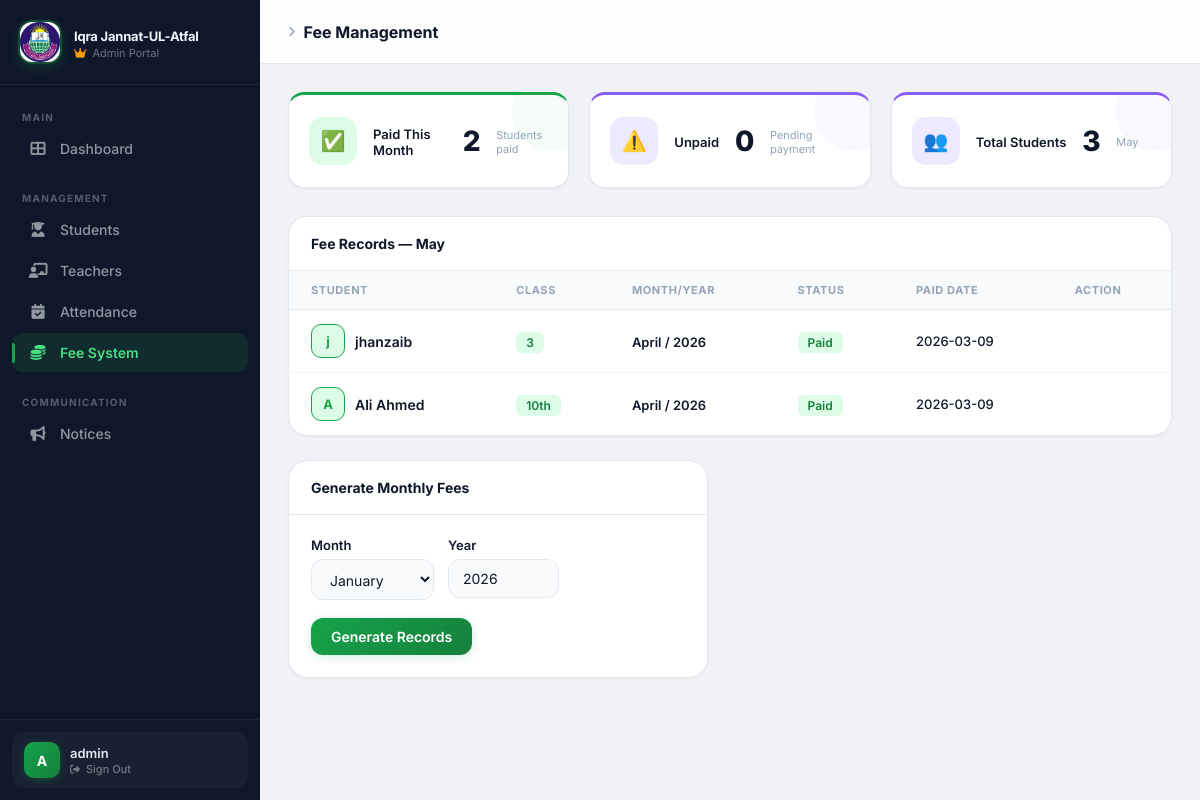
/admin/fees (signed in), run on the app's committed database.
### tables this page shows
CREATE TABLE fees (
    id INTEGER PRIMARY KEY AUTOINCREMENT,
    student_id INTEGER NOT NULL,
    month TEXT NOT NULL,
    year INTEGER NOT NULL,
    amount INTEGER NOT NULL,
    status TEXT DEFAULT 'unpaid',
    paid_date TEXT,
    UNIQUE(student_id, month, year),
    FOREIGN KEY (student_id) REFERENCES students(id)
);

CREATE TABLE students (
    id INTEGER PRIMARY KEY AUTOINCREMENT,
    name TEXT NOT NULL,
    roll_no TEXT NOT NULL UNIQUE,
    class_name TEXT NOT NULL
);

### app.py (the view)
@app.route("/admin/fees")
def admin_fees():
    if session.get("role") != "admin":
        return redirect("/")
    db = get_db()
    cursor = db.cursor()
    cursor.execute("SELECT id, name, roll_no, class_name FROM students")
    students = cursor.fetchall()
    from datetime import datetime
    now = datetime.now()
    current_month = now.strftime("%B")
    current_year = now.year
    cursor.execute("""
        SELECT f.id, s.name, s.class_name, f.month, f.year, f.status, f.paid_date
        FROM fees f
        JOIN students s ON s.id = f.student_id
        ORDER BY f.year DESC,
            CASE f.month
                WHEN 'January' THEN 1 WHEN 'February' THEN 2 WHEN 'March' THEN 3
                WHEN 'April' THEN 4 WHEN 'May' THEN 5 WHEN 'June' THEN 6
                WHEN 'July' THEN 7 WHEN 'August' THEN 8 WHEN 'September' THEN 9
                WHEN 'October' THEN 10 WHEN 'November' THEN 11 WHEN 'December' THEN 12
            END DESC
    """)
    fees = cursor.fetchall()
    paid_count = sum(1 for f in fees if f[5] == 'paid')
    unpaid_count = sum(1 for f in fees if f[5] != 'paid')
    total_students = len(students)
    db.close()
    return render_template(
        "admin/fees.html",
        fees=fees,
        paid_count=paid_count,
        unpaid_count=unpaid_count,
        total_students=len(students),
        current_month=current_month
    )

### app.py (called while the page is built)
def get_db():
    conn = sqlite3.connect(DB_PATH)
    conn.row_factory = sqlite3.Row
    return conn

### templates/admin/fees.html (shortened to what this page needs)
{% extends "admin/layout.html" %}
{% block topbar_title %}Fee Management{% endblock %}
{% block content %}
<div class="stats-grid" style="grid-template-columns:repeat(3,1fr)">
  <div class="stat-card green">
    <div class="stat-icon">✅</div>
    <div class="stat-label">Paid This Month</div>
    <div class="stat-value">{{ paid_count }}</div>
    <div class="stat-note">Students paid</div>
  </div>
  <div class="stat-card uniform">
    <div class="stat-icon">⚠️</div>
    <div class="stat-label">Unpaid</div>
    <div class="stat-value">{{ unpaid_count }}</div>
    <div class="stat-note">Pending payment</div>
  </div>
  <div class="stat-card purple">
    <div class="stat-icon">👥</div>
    <div class="stat-label">Total Students</div>
    <div class="stat-value">{{ total_students }}</div>
    <div class="stat-note">{{ current_month }}</div>
  </div>
</div>
<div class="panel">
  <div class="panel-header"><div class="panel-title">Fee Records — {{ current_month }}</div></div>
  <table class="data-table">
    <thead><tr><th>Student</th><th>Class</th><th>Month/Year</th><th>Status</th><th>Paid Date</th><th>Action</th></tr></thead>
    <tbody>
      {% for f in fees %}
      <tr>
        <td><div class="student-cell"><div class="s-avatar">{{ f[1][0] }}</div><div class="s-name">{{ f[1] }}</div></div></td>
        <td><span class="badge badge-green">{{ f[2] }}</span></td>
        <td><span style="font-size:13px;font-weight:600;color:var(--text2)">{{ f[3] }} / {{ f[4] }}</span></td>
        <td>
          {% if f[5] == 'paid' %}<span class="badge badge-green">Paid</span>
          {% else %}<span class="badge badge-red">Unpaid</span>{% endif %}
        </td>
        <td style="color:var(--text3);font-size:13px;font-weight:500">{{ f[6] or '—' }}</td>
        <td>
        </td>
      </tr>
      {% else %}
      <tr><td colspan="6" style="text-align:center;padding:40px;color:var(--text3)">
        No fee records. <a href="/admin/fees/generate" style="color:var(--green);font-weight:700">Generate for this month →</a>
      </td></tr>
      {% endfor %}
    </tbody>
  </table>
</div>
<div class="panel" style="max-width:420px">
  <div class="panel-header"><div class="panel-title">Generate Monthly Fees</div></div>
  <div class="panel-body">
    <form method="POST" action="/admin/fees/generate">
      <div class="form-row">
        <div class="form-group">
          <label class="form-label">Month</label>
          <select name="month" class="form-control">
            <option>January</option><option>February</option><option>March</option>
          </select>
        </div>
        <div class="form-group">
          <label class="form-label">Year</label>
          <input type="number" name="year" class="form-control" value="2026" min="2024" max="2030">
        </div>
      </div>
      <button type="submit" class="btn btn-primary">Generate Records</button>
    </form>
  </div>
</div>
{% endblock %}

### data on the page
fees: name "j", name "jhanzaib", class_name "3", month "April", year "2026", status "Paid", paid_date "2026-03-09"
fees: name "A", name "Ali Ahmed", class_name "10th", month "April", year "2026", status "Paid", paid_date "2026-03-09"

### other printed values
{{ session.username[0]|upper }} "A"
{{ session.username }} "admin"
{{ paid_count }} "2"
{{ unpaid_count }} "0"
{{ total_students }} "3"
